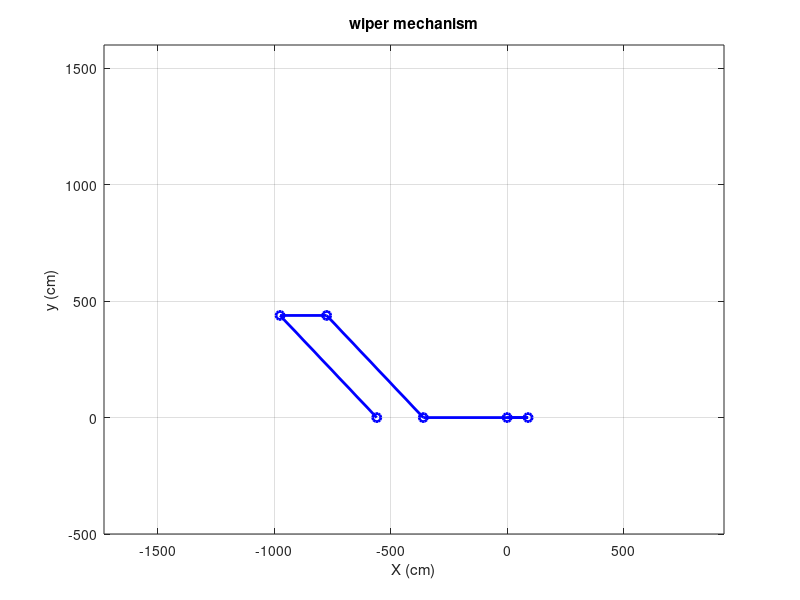

Source code (MATLAB):
clc
clear all
close all

l1=360;
l2=90;
l4=180;
l3=sqrt(l1^2+l2^2-l4^2);
l5=450/(cos(pi/3));
th4star = 2*asin(l2/l4);
th4star_degree=th4star*180/pi;
th2=0:5*pi/180:2*pi*6;

th4m=nan(size(th2));

for j=1:length(th2)
    a=sin(th2(j));
    b=l1/l2+cos(th2(j));
    c=(l1^2+l2^2-l3^2+l4^2)/(2*l2*l4)+l1/l4*cos(th2(j));
    th4m(j)=2*atan((a-(a^2+b^2-c^2)^0.5)/(b+c));
end

th5m=nan(size(th2));

for j=1:length(th2)
    a=sin(th2(j));
    b=l1/l2+cos(th2(j));
    c=(l1^2+l2^2-l3^2+l4^2)/(2*l2*l4)+l1/l4*cos(th2(j));
    th5m(j)=pi+2*atan((a-(a^2+b^2-c^2)^0.5)/(b+c));
end


th3m=nan(size(th2));

for j=1:length(th2)
    a=sin(th2(j));
    b=l1/l2+cos(th2(j));
    c=-((l1^2+l2^2+l3^2-l4^2)/(2*l2*l4)+l1/l3*cos(th2(j)));
    th3m(j)=2*atan((a-(a^2+b^2-c^2)^0.5)/(b+c));
end

%%
startwipe_degree=(min(th5m))*180/pi;
endwipe_degree=(max(th5m))*180/pi;
strartwipe_radian=min(th5m);
delth5=(pi/3)-strartwipe_radian;


for j=1:length(th2)
    a=sin(th2(j));
    b=l1/l2+cos(th2(j));
    c=(l1^2+l2^2-l3^2+l4^2)/(2*l2*l4)+l1/l4*cos(th2(j));
    th5m(j)=pi+2*atan((a-(a^2+b^2-c^2)^0.5)/(b+c))+delth5;
end
fprintf('length of l1: %1.f mm\n',l1)
fprintf('length of l2: %1.f mm\n',l2)
fprintf('length of l3: %1.f mm\n',l3)
fprintf('length of l4: %1.f mm\n',l4)
fprintf('angle difference between l4 and l5: %f(degree)\n',-delth5*180/pi)

for j=1: length(th2)
    O2x=0;
    O2y=0;
    Ax=O2x+l2*cos(th2(j));
    Ay=O2y+l2*sin(th2(j));
    
%     Bx=Ax+l3*cos(th3m(j));
%     By=Ay+l3*sin(th3m(j));
%     
    O4x=-l1;
    O4y=0;
    
    Cx=O4x+l5*cos(th5m(j));
    Cy=O4x+l5*sin(th5m(j));
%     Dx=-200+O4x+l5*cos(th5m(j));
%     Dy=O4x+l5*sin(th5m(j));
    
    Dx=-200+O4x+l5*cos(th5m(j));
     Dy=O4x+l5*sin(th5m(j));
    

    Bx=O4x;
    By=0;
    
    O5x=-200+O4x;
    O5y=0;
    
    W1x=Cx;
    W1y=Cy+400;
    
    W2x=Cx;
    W2y=Cy-400;

    xtemp=[O2x Ax Bx  Cx Dx  O5x];
    ytemp=[O2y Ay By  Cy Dy  O5y];
  
    plot(xtemp,ytemp,'bo-','linewidth',2);
    title ('wiper mechanism');
    grid on;
    xlabel('X (cm)');
    ylabel('y (cm)');
    ylim([-500 , 1600])
    axis equal;
    pause(0.0000001);
end
    